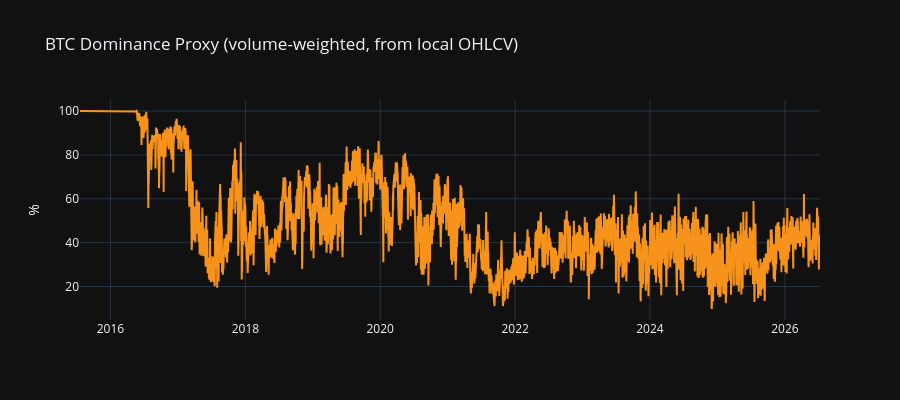

The cell this chart's notebook holds for it:
### Code cell
# --- Historical volume-weighted BTC dominance proxy (from DB) ------------
# Proxy: daily close * volume as a market-cap stand-in across the universe.
universe = panel.filter(pl.col("symbol").is_in(mkt_caps["symbol"].to_list()))
daily_mc_proxy = (
    universe.with_columns((pl.col("close") * pl.col("volume")).alias("mc_proxy"))
    .group_by("date")
    .agg(
        pl.col("mc_proxy").filter(pl.col("symbol") == "BTC").sum().alias("btc_mc"),
        pl.col("mc_proxy").sum().alias("total_mc"),
    )
    .sort("date")
    .with_columns(
        (pl.col("btc_mc") / pl.col("total_mc") * 100).alias("btc_dominance_pct")
    )
)

fig = go.Figure()
fig.add_trace(go.Scatter(
    x=daily_mc_proxy["date"], y=daily_mc_proxy["btc_dominance_pct"],
    mode="lines", name="BTC dominance (vol×price proxy)", line=dict(color="#f7931a"),
))
fig.update_layout(
    title="BTC Dominance Proxy (volume-weighted, from local OHLCV)",
    yaxis_title="%", height=400, template="plotly_dark",
)
fig.show()

print(f"Current proxy dominance: {daily_mc_proxy['btc_dominance_pct'][-1]:.1f}%")
print(f"Mean: {daily_mc_proxy['btc_dominance_pct'].mean():.1f}%  "
      f"Min: {daily_mc_proxy['btc_dominance_pct'].min():.1f}%  "
      f"Max: {daily_mc_proxy['btc_dominance_pct'].max():.1f}%")

### Figure 1 — Plotly figure (JSON) as saved in the notebook; plotly's stock layout.template omitted (floating-point values rounded to 4 significant figures; data arrays with more than 128 entries replaced by an {"elided": "..."} marker saying what was removed)
{"data": [{"line": {"color": "#f7931a"}, "mode": "lines", "name": "BTC dominance (vol×price proxy)", "type": "scatter", "x": {"elided": "4009 str values"}, "y": {"elided": "4009 float values"}}], "layout": {"height": 400, "title": {"text": "BTC Dominance Proxy (volume-weighted, from local OHLCV)"}, "yaxis": {"title": {"text": "%"}}}}
